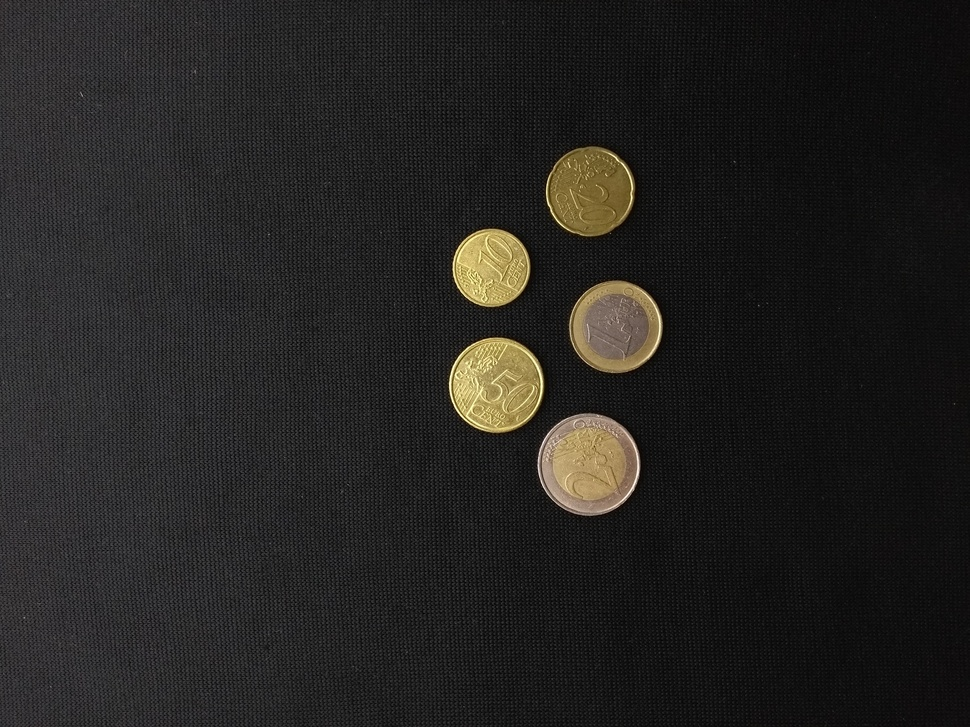
#> input picture Images/img_coins_0.jpg, 970 x 727 px, shrunk from 4160 x 3120 before the run
$ python opencv_ms_thresholding.py
#> lines starting #> are read from the running program, lines starting #| are printed output that depends on the picture; after the words box and inside, x2 and y2 are one past the last pixel; in counts of white or black regions, pixels touching at a corner belong together
import cv2
from matplotlib import pyplot as plt


# pic = cv2.imread("./Images/sudoku_paper2.png", 0)
pic = cv2.imread("./Images/img_coins_0.jpg", 0)
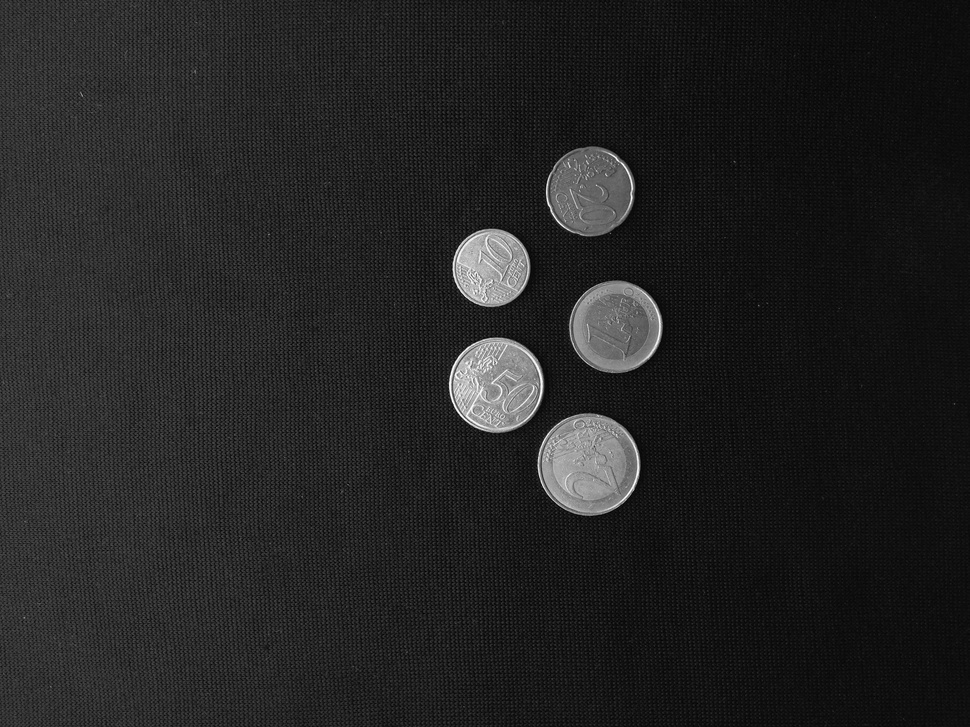
#> pic: shape (727, 970); min 0, max 255, mean 34.9

# cv2.imshow('normal', pic)


def setofthresholds(pic, start_threshold=10, end_threshold=250, steps_size=40,
                    thresholding_type=cv2.THRESH_BINARY):
    for step in range(start_threshold, end_threshold, steps_size):
        (T_value, pic_binary_threshold) = cv2.threshold(
            pic, step, 255, thresholding_type)
        cv2.imshow("threshold is " + str(step), pic_binary_threshold)


# setofthresholds(pic, 50, 250, 50)

img = cv2.medianBlur(pic, 5)
ret, th1 = cv2.threshold(img, 127, 255, cv2.THRESH_BINARY)
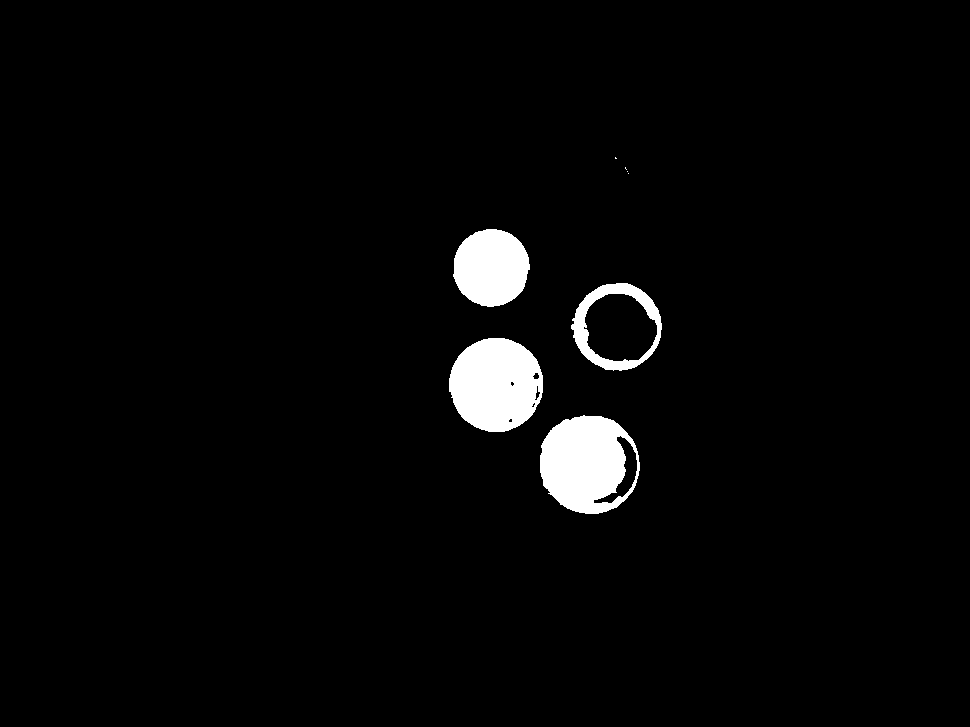
#> th1: shape (727, 970); 3% white; 8 white regions (4 under 20 px), largest, box (x1, y1, x2, y2) and area: (540, 415, 640, 514) 7038, (449, 338, 543, 432) 6874, (453, 229, 530, 307) 4651, (571, 283, 662, 371) 2341
th2 = cv2.adaptiveThreshold(img, 255, cv2.ADAPTIVE_THRESH_MEAN_C,
                            cv2.THRESH_BINARY, 11, 2)
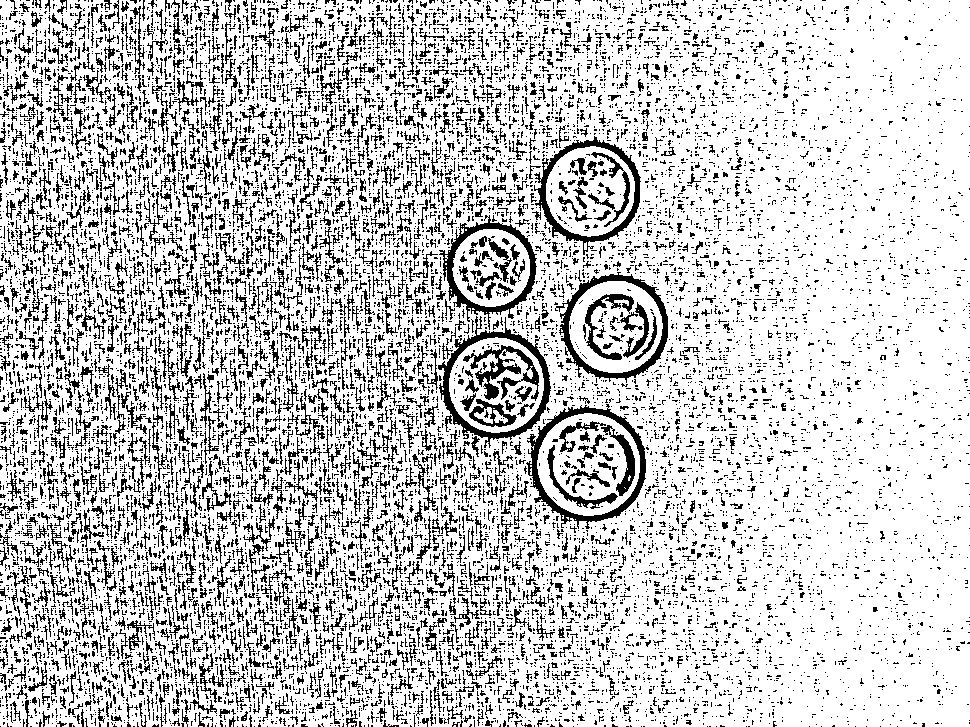
#> th2: shape (727, 970); 79.1% white; black in thin lines or dots
th3 = cv2.adaptiveThreshold(img, 255, cv2.ADAPTIVE_THRESH_GAUSSIAN_C,
                            cv2.THRESH_BINARY, 11, 2)
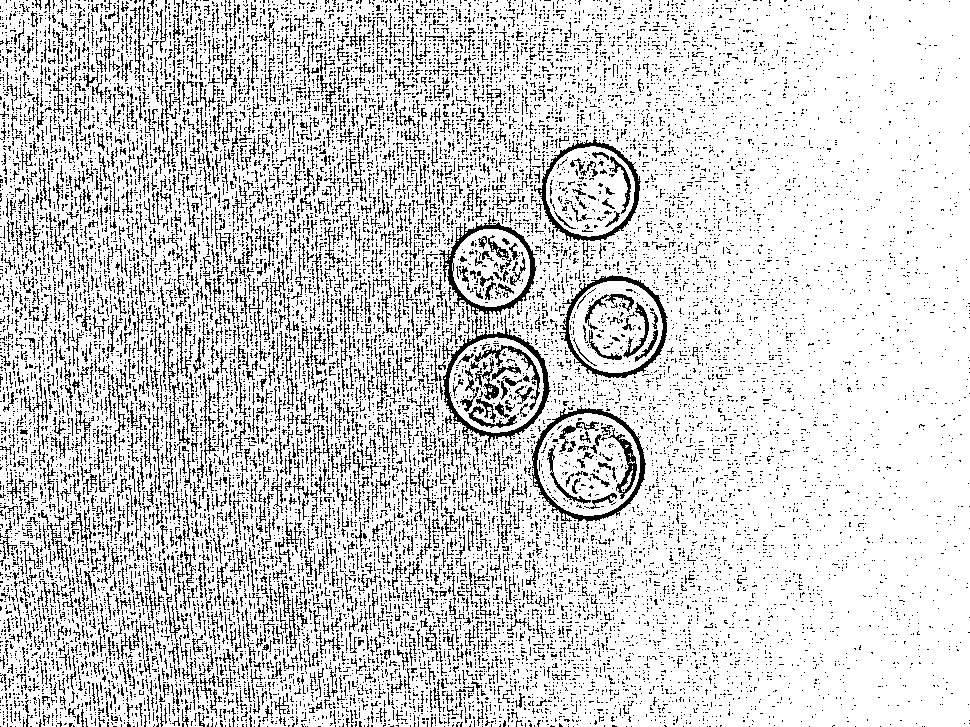
#> th3: shape (727, 970); 82.3% white; black in thin lines or dots
titles = ['Original Image', 'Global Thresholding (v = 127)',
          'Adaptive Mean Thresholding', 'Adaptive Gaussian Thresholding']
images = [img, th1, th2, th3]
for i in range(4):
    plt.subplot(2, 2, i+1), plt.imshow(images[i], 'gray')
    plt.title(titles[i])
    plt.xticks([]), plt.yticks([])
plt.show()

cv2.waitKey(0)
cv2.destroyAllWindows()
